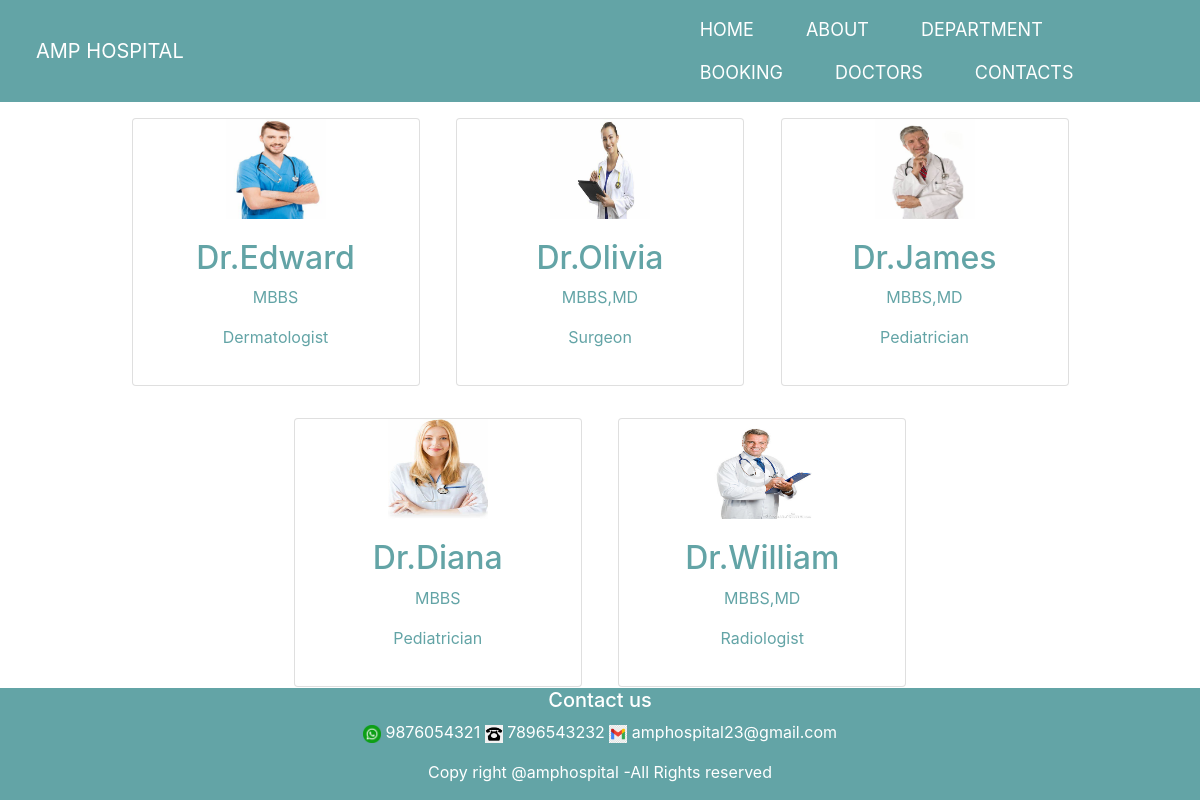
The app's page /doctors/ with its own data.
### home/models.py (models this page shows, shortened)
class Doctors(models.Model):
    doc_name=models.CharField(max_length=225)
    doc_spec=models.CharField(max_length=225)
    dep_name=models.ForeignKey(Departments, on_delete=models.CASCADE)
    doc_image=models.ImageField(upload_to='doctors')

class Departments(models.Model):
    dpt_name=models.CharField(max_length=100)
    dpt_description=models.TextField()
    def __str__(self):
        return self.dpt_name

### home/views.py (the view)
# urls.py: path('doctors/',views.doctors,name='doctors'),
def doctors(request):
    dict_docs = {
        'doctors':Doctors.objects.all()
    }
    return render(request,'doctors.html', dict_docs)

### templates/doctors.html (shortened to what this page needs)
{% extends 'base.html' %}
{% load static %}
{% block content %}
<div class="container text-center">
{% for i in doctors %}
<div class="card text-center mx-3 my-3" style="width:18rem;color:rgb(99, 164, 166);display:inline-block;">
    <img src="{{i.doc_image.url}}"  class="card-img-top" style="width:100px;height:100px;">
    <div class="card-body">
    <h2>{{i.doc_name}}</h2>
    <p>{{i.doc_spec}}</p>
    <p>{{i.dep_name}}</p>
  </div>
</div>
{% endfor %}
</div>
{% endblock %}

### templates/base.html (shortened to what this page needs)
{% load static %}
<!DOCTYPE html>
<html>
    <head>
        <link rel="stylesheet" href="{% static '/css/style.css' %}">
        <link rel="stylesheet" href="https://cdn.jsdelivr.net/npm/bootstrap@4.6.2/dist/css/bootstrap.min.css">
    </head>
    <body>
        <nav class="navbar navbar-expand-lg navbar-light">
            <a class="navbar-brand" href="#" style="margin-right:500px;margin-left:20px;color:white">AMP HOSPITAL</a>
            <div class="collapse navbar-collapse" id="navbarNav">
              <ul class="nav">
                <li class="nav-item" style="margin-right:20px;">
                  <a style="text-decoration:none;color:white;font-size:18px;" class="nav-link" href="{% url 'home' %}">HOME</a>
                </li>
                <li class="nav-item" style="margin-right:20px;">
                  <a style="text-decoration:none;color:white;font-size:18px;" class="nav-link" href="{% url 'about' %}">ABOUT</a>
                </li>
                <li class="nav-item" style="margin-right:20px;">
                  <a style="text-decoration:none;color:white;font-size:18px;" class="nav-link" href="{% url 'department' %}">DEPARTMENT</a>
                </li>
                <li class="nav-item" style="margin-right:20px;">
                  <a style="text-decoration:none;color:white;font-size:18px;" class="nav-link" href="{% url 'booking' %}">BOOKING</a>
                </li>
                <li class="nav-item" style="margin-right:20px;">
                  <a style="text-decoration:none;color:white;font-size:18px;" class="nav-link" href="{% url 'doctors' %}">DOCTORS</a>
                </li>
                <li class="nav-item" style="margin-right:20px;">
                  <a style="text-decoration:none;color:white;font-size:18px;" class="nav-link" href="{% url 'contacts' %}">CONTACTS</a>
                </li>
              </ul>
            </div>
          </nav>
        {% block content %} {% endblock %}
        <div style="background:rgb(99, 164, 166);color:white;position:fixed;bottom:0;width:100%;text-align:center;">
          <h5>Contact us</h5>
          <p ><img src="{% static 'images/wicon.png' %}" style="width:18px;height:18px;"> 9876054321
        <img src="{% static 'images/tele.png' %}" style="width:18px;height:18px;"> 7896543232
        <img src="{% static 'images/mail.webp' %}" style="width:18px;height:18px;"> amphospital23@gmail.com</p>
        <p>Copy right @amphospital -All Rights reserved</p>
      </div>
    </body>
</html>

### static/css/style.css (style rules this page uses)
.navbar { background-color: rgb(99, 164, 166); }

### records on screen
Doctors: doc_image (picture), doc_name "Dr.Edward", doc_spec "MBBS", dep_name "Dermatologist"
Doctors: doc_image (picture), doc_name "Dr.Olivia", doc_spec "MBBS,MD", dep_name "Surgeon"
Doctors: doc_image (picture), doc_name "Dr.James", doc_spec "MBBS,MD", dep_name "Pediatrician"
Doctors: doc_image (picture), doc_name "Dr.Diana", doc_spec "MBBS", dep_name "Pediatrician"
Doctors: doc_image (picture), doc_name "Dr.William", doc_spec "MBBS,MD", dep_name "Radiologist"
